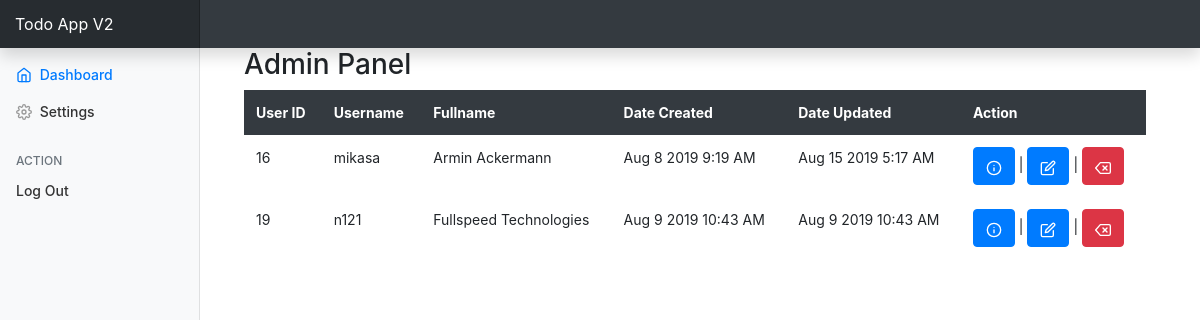
/views/admin/view_admin_home.php (signed in), run on the app's committed database.
### tables this page shows
CREATE TABLE `users` (
  `user_id` int(11) NOT NULL,
  `username` varchar(30) NOT NULL,
  `password` varchar(100) NOT NULL,
  `firstname` varchar(30) NOT NULL,
  `lastname` varchar(30) NOT NULL,
  `email` varchar(40) NOT NULL,
  `user_role_id` int(11) NOT NULL,
  `vkey` varchar(100) NOT NULL,
  `verified` tinyint(1) NOT NULL DEFAULT 0,
  `date_created` timestamp NOT NULL DEFAULT current_timestamp(),
  `date_updated` timestamp NOT NULL DEFAULT current_timestamp()
);

### model/config.php (called while the page is built, shortened)
<?php
function query($query, $con) {
    return $con->query($query);
}

### views/admin/view_admin_home.php (the view, shortened to what this page needs)
<?php
$root = $_SERVER['DOCUMENT_ROOT'];
require  $root . '/TODOapp/controller/loadFunction.php';
    $user_id = $_GET["v_id"] ?? false;
    $sql = "SELECT * FROM users";
    $result = query($sql, $mysqli);
?>
<?php require "../template/header.php"; ?>
    <div class="container-fluid">
    <nav class="col-md-2 d-none d-md-block bg-light sidebar">
        <div class="sidebar-sticky">
            <ul class="nav flex-column">
                <li class="nav-item">
                    <a href="#" class="nav-link active">
                        <span data-feather="home"></span>
                        Dashboard
                    </a>
                </li>
                <li class="nav-item">
                    <a href="#" class="nav-link">
                        <span data-feather="settings"></span>
                        Settings
                    </a>
                </li>
                <h6 class="sidebar-heading d-flex justify-content-between align-items-center px-3 mt-4 mb-1 text-muted">
                    <span>Action</span>
                </h6>
                <ul class="nav flex-column mb-2">
                    <li class="nav-item">
                        <a href="../../controller/Logout.php" class="nav-link">Log Out</a>
                    </li>
                </ul>
            </ul>
        </div>
    </nav>
    <main role="main" class="col-md-9 ml-sm-auto col-lg-10 px-4">
    <div class="row">
        <div class="col-md-6">
            <h3>Admin Panel</h3>
        </div>
    </div>
    <?php if( ! $user_id) : ?>
        <table class="table table-borderless table-hover">
            <tr class="thead-dark">
                <th>User ID</th>
                <th>Username</th>
                <th>Fullname</th>
                <th>Date Created</th>
                <th>Date Updated</th>
                <th>Action</th>
            </tr>
            <?php
                while($data = mysqli_fetch_assoc($result)) :
                    if($data["user_role_id"] == 1) {
                        continue;
                    }
            ?>
            <tr>
                <td><?php echo $data["user_id"]; ?></td>
                <td><?php echo $data["username"]; ?></td>
                <td><?php echo $data["firstname"] . " " . $data['lastname']; ?></td>
                <td><?php echo date('M j Y g:i A', strtotime($data["date_created"])); ?></td>
                <td><?php echo date('M j Y g:i A', strtotime($data["date_updated"])); ?></td>
                <td>
                    <form action="../../controller/Todo.php" method="post">
                        <a href="<?php echo $_SERVER["PHP_SELF"]; ?>?v_id=<?php echo $data["user_id"];?>" class="btn btn-primary"><span data-feather="info"></span></a> |
                        <a href="view_admin_edit_user.php?id=<?php echo $data["user_id"];?>" class="btn btn-primary"><span data-feather="edit"></span></a> |
                        <button class="btn btn-danger"><span data-feather="delete"></span></button>
                    </form>
                </td>
            </tr>
            <?php endwhile; ?>
        </table>
    <?php endif; ?>
    </main>
    </div>
<?php require "../template/footer.php"; ?>

### views/template/header.php (shortened to what this page needs)
<!DOCTYPE html>
<html lang="en">
<head>
    <link rel="stylesheet" href="../styles/bootstrap.css">
    <link rel="stylesheet" href="../styles/signin.css">
    <link rel="stylesheet" href="../styles/dashboard.css">
</head>
<body>
    <nav class="navbar navbar-dark fixed-top bg-dark flex-md-nowrap p-0 shadow">
    <a class="navbar-brand col-sm-3 col-md-2 mr-0" href="#">Todo App V2</a>
    </nav>
    <div class="container-fluid">

### views/template/footer.php (shortened to what this page needs)
    </div>
    </body>
</html>

### views/styles/dashboard.css (style rules this page uses)
body { font-size: .875rem; }
.feather { width: 16px; height: 16px; vertical-align: text-bottom; }
.sidebar { position: fixed; top: 0; bottom: 0; left: 0; z-index: 100; padding: 48px 0 0; box-shadow: inset -1px 0 0 rgba(0, 0, 0, .1); }
.sidebar-sticky { position: relative; top: 0; height: calc(100vh - 48px); padding-top: .5rem; overflow-x: hidden; overflow-y: auto; }
.sidebar .nav-link { font-weight: 500; color: #333; }
.sidebar .nav-link .feather { margin-right: 4px; color: #999; }
.sidebar .nav-link.active { color: #007bff; }
.sidebar .nav-link:hover .feather, .sidebar .nav-link.active .feather { color: inherit; }
.sidebar-heading { font-size: .75rem; text-transform: uppercase; }
[role="main"] { padding-top: 133px; }
@media (min-width: 768px) { [role="main"] { padding-top: 48px; } }
.navbar-brand { padding-top: .75rem; padding-bottom: .75rem; font-size: 1rem; background-color: rgba(0, 0, 0, .25); box-shadow: inset -1px 0 0 rgba(0, 0, 0, .25); }

### data on the page
users: user_id "16", username "mikasa", firstname "Armin", lastname "Ackermann", date_created "Aug 8 2019 9:19 AM", date_updated "Aug 15 2019 5:17 AM"
users: user_id "19", username "n121", firstname "Fullspeed", lastname "Technologies", date_created "Aug 9 2019 10:43 AM", date_updated "Aug 9 2019 10:43 AM"
